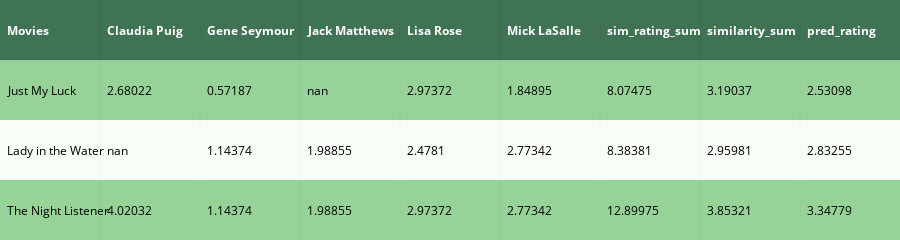

Source (notebook cell):
### Code cell
df_rr.insert(0,'Movies',df_nr.index)
fig=ff.create_table(df_rr.round(5),colorscale='Greens')
df_rr.drop(columns=['Movies'],inplace=True)
iplot(fig)

### Figure 1 — Plotly figure (JSON) as saved in the notebook; plotly's stock layout.template omitted (floating-point values rounded to 4 significant figures)
{"data": [{"colorscale": "Greens", "hoverinfo": "none", "opacity": 0.75, "showscale": false, "type": "heatmap", "uid": "cf0a4daf-494a-4422-a6ba-b5dd721679e4", "z": [[0, 0, 0, 0, 0, 0, 0, 0, 0], [0.5, 0.5, 0.5, 0.5, 0.5, 0.5, 0.5, 0.5, 0.5], [1, 1, 1, 1, 1, 1, 1, 1, 1], [0.5, 0.5, 0.5, 0.5, 0.5, 0.5, 0.5, 0.5, 0.5]]}], "layout": {"annotations": [{"align": "left", "font": {"color": "#ffffff"}, "showarrow": false, "text": "<b>Movies</b>", "x": -0.45, "xanchor": "left", "xref": "x", "y": 0, "yref": "y"}, {"align": "left", "font": {"color": "#ffffff"}, "showarrow": false, "text": "<b>Claudia Puig</b>", "x": 0.55, "xanchor": "left", "xref": "x", "y": 0, "yref": "y"}, {"align": "left", "font": {"color": "#ffffff"}, "showarrow": false, "text": "<b>Gene Seymour</b>", "x": 1.55, "xanchor": "left", "xref": "x", "y": 0, "yref": "y"}, {"align": "left", "font": {"color": "#ffffff"}, "showarrow": false, "text": "<b>Jack Matthews</b>", "x": 2.55, "xanchor": "left", "xref": "x", "y": 0, "yref": "y"}, {"align": "left", "font": {"color": "#ffffff"}, "showarrow": false, "text": "<b>Lisa Rose</b>", "x": 3.55, "xanchor": "left", "xref": "x", "y": 0, "yref": "y"}, {"align": "left", "font": {"color": "#ffffff"}, "showarrow": false, "text": "<b>Mick LaSalle</b>", "x": 4.55, "xanchor": "left", "xref": "x", "y": 0, "yref": "y"}, {"align": "left", "font": {"color": "#ffffff"}, "showarrow": false, "text": "<b>sim_rating_sum</b>", "x": 5.55, "xanchor": "left", "xref": "x", "y": 0, "yref": "y"}, {"align": "left", "font": {"color": "#ffffff"}, "showarrow": false, "text": "<b>similarity_sum</b>", "x": 6.55, "xanchor": "left", "xref": "x", "y": 0, "yref": "y"}, {"align": "left", "font": {"color": "#ffffff"}, "showarrow": false, "text": "<b>pred_rating</b>", "x": 7.55, "xanchor": "left", "xref": "x", "y": 0, "yref": "y"}, {"align": "left", "font": {"color": "#000000"}, "showarrow": false, "text": "Just My Luck", "x": -0.45, "xanchor": "left", "xref": "x", "y": 1, "yref": "y"}, {"align": "left", "font": {"color": "#000000"}, "showarrow": false, "text": "2.68022", "x": 0.55, "xanchor": "left", "xref": "x", "y": 1, "yref": "y"}, {"align": "left", "font": {"color": "#000000"}, "showarrow": false, "text": "0.57187", "x": 1.55, "xanchor": "left", "xref": "x", "y": 1, "yref": "y"}, {"align": "left", "font": {"color": "#000000"}, "showarrow": false, "text": "nan", "x": 2.55, "xanchor": "left", "xref": "x", "y": 1, "yref": "y"}, {"align": "left", "font": {"color": "#000000"}, "showarrow": false, "text": "2.97372", "x": 3.55, "xanchor": "left", "xref": "x", "y": 1, "yref": "y"}, {"align": "left", "font": {"color": "#000000"}, "showarrow": false, "text": "1.84895", "x": 4.55, "xanchor": "left", "xref": "x", "y": 1, "yref": "y"}, {"align": "left", "font": {"color": "#000000"}, "showarrow": false, "text": "8.07475", "x": 5.55, "xanchor": "left", "xref": "x", "y": 1, "yref": "y"}, {"align": "left", "font": {"color": "#000000"}, "showarrow": false, "text": "3.19037", "x": 6.55, "xanchor": "left", "xref": "x", "y": 1, "yref": "y"}, {"align": "left", "font": {"color": "#000000"}, "showarrow": false, "text": "2.53098", "x": 7.55, "xanchor": "left", "xref": "x", "y": 1, "yref": "y"}, {"align": "left", "font": {"color": "#000000"}, "showarrow": false, "text": "Lady in the Water", "x": -0.45, "xanchor": "left", "xref": "x", "y": 2, "yref": "y"}, {"align": "left", "font": {"color": "#000000"}, "showarrow": false, "text": "nan", "x": 0.55, "xanchor": "left", "xref": "x", "y": 2, "yref": "y"}, {"align": "left", "font": {"color": "#000000"}, "showarrow": false, "text": "1.14374", "x": 1.55, "xanchor": "left", "xref": "x", "y": 2, "yref": "y"}, {"align": "left", "font": {"color": "#000000"}, "showarrow": false, "text": "1.98855", "x": 2.55, "xanchor": "left", "xref": "x", "y": 2, "yref": "y"}, {"align": "left", "font": {"color": "#000000"}, "showarrow": false, "text": "2.4781", "x": 3.55, "xanchor": "left", "xref": "x", "y": 2, "yref": "y"}, {"align": "left", "font": {"color": "#000000"}, "showarrow": false, "text": "2.77342", "x": 4.55, "xanchor": "left", "xref": "x", "y": 2, "yref": "y"}, {"align": "left", "font": {"color": "#000000"}, "showarrow": false, "text": "8.38381", "x": 5.55, "xanchor": "left", "xref": "x", "y": 2, "yref": "y"}, {"align": "left", "font": {"color": "#000000"}, "showarrow": false, "text": "2.95981", "x": 6.55, "xanchor": "left", "xref": "x", "y": 2, "yref": "y"}, {"align": "left", "font": {"color": "#000000"}, "showarrow": false, "text": "2.83255", "x": 7.55, "xanchor": "left", "xref": "x", "y": 2, "yref": "y"}, {"align": "left", "font": {"color": "#000000"}, "showarrow": false, "text": "The Night Listener", "x": -0.45, "xanchor": "left", "xref": "x", "y": 3, "yref": "y"}, {"align": "left", "font": {"color": "#000000"}, "showarrow": false, "text": "4.02032", "x": 0.55, "xanchor": "left", "xref": "x", "y": 3, "yref": "y"}, {"align": "left", "font": {"color": "#000000"}, "showarrow": false, "text": "1.14374", "x": 1.55, "xanchor": "left", "xref": "x", "y": 3, "yref": "y"}, {"align": "left", "font": {"color": "#000000"}, "showarrow": false, "text": "1.98855", "x": 2.55, "xanchor": "left", "xref": "x", "y": 3, "yref": "y"}, {"align": "left", "font": {"color": "#000000"}, "showarrow": false, "text": "2.97372", "x": 3.55, "xanchor": "left", "xref": "x", "y": 3, "yref": "y"}, {"align": "left", "font": {"color": "#000000"}, "showarrow": false, "text": "2.77342", "x": 4.55, "xanchor": "left", "xref": "x", "y": 3, "yref": "y"}, {"align": "left", "font": {"color": "#000000"}, "showarrow": false, "text": "12.89975", "x": 5.55, "xanchor": "left", "xref": "x", "y": 3, "yref": "y"}, {"align": "left", "font": {"color": "#000000"}, "showarrow": false, "text": "3.85321", "x": 6.55, "xanchor": "left", "xref": "x", "y": 3, "yref": "y"}, {"align": "left", "font": {"color": "#000000"}, "showarrow": false, "text": "3.34779", "x": 7.55, "xanchor": "left", "xref": "x", "y": 3, "yref": "y"}], "height": 170, "margin": {"b": 0, "l": 0, "r": 0, "t": 0}, "xaxis": {"dtick": 1, "gridwidth": 2, "showticklabels": false, "tick0": -0.5, "ticks": "", "zeroline": false}, "yaxis": {"autorange": "reversed", "dtick": 1, "gridwidth": 2, "showticklabels": false, "tick0": 0.5, "ticks": "", "zeroline": false}}}
